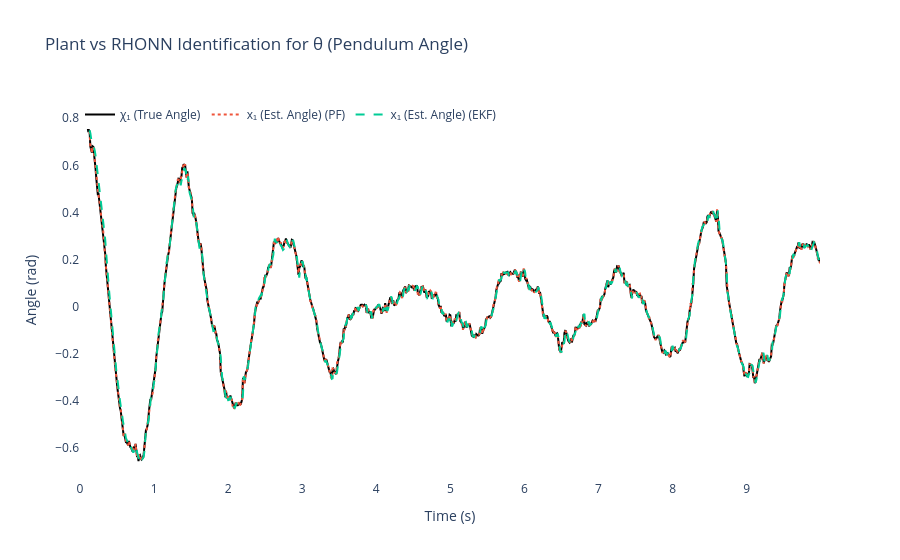
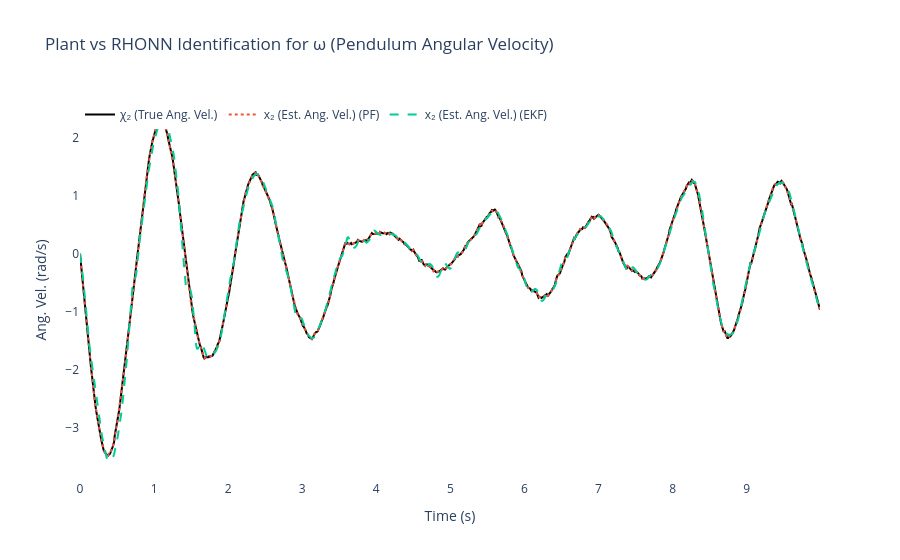
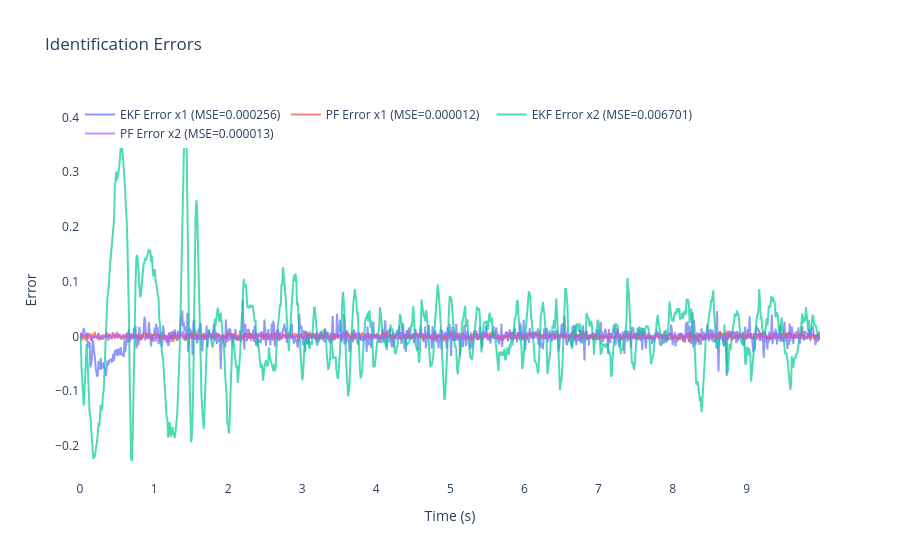

Notebook cell for these charts, in order:
### Code cell
# ============================================================
    # 6) Results & plots
# ============================================================
mse_x1_ekf = np.mean((x_true[:, 0] - x_hat_ekf[:, 0])**2)
mse_x2_ekf = np.mean((x_true[:, 1] - x_hat_ekf[:, 1])**2)
mse_x1_pf = np.mean((x_true[:, 0] - x_hat_pf[:, 0])**2)
mse_x2_pf = np.mean((x_true[:, 1] - x_hat_pf[:, 1])**2)

print(f"\nFinal EKF-RHONN Weights (Neuron 1 for x1): {ekf_trainer.weights[0]}")
print(f"Final EKF-RHONN Weights (Neuron 2 for x2): {ekf_trainer.weights[1]}")
print(f"Final PF-RHONN Weight Estimates (Neuron 1 for x1): {pf_trainer.get_estimate()[0]}")
print(f"Final PF-RHONN Weight Estimates (Neuron 2 for x2): {pf_trainer.get_estimate()[1]}")

print("\n--- Performance Comparison (MSE) ---")
print(f"EKF MSE x1 (Angle):     {mse_x1_ekf:.6f}")
print(f"EKF MSE x2 (Ang. Vel.): {mse_x2_ekf:.6f}")
print(f"PF  MSE x1 (Angle):     {mse_x1_pf:.6f}")
print(f"PF  MSE x2 (Ang. Vel.): {mse_x2_pf:.6f}")

states_info = [
    {'idx': 0, 'var': 'θ', 'desc': 'Pendulum Angle', 'y_label': 'Angle (rad)',
    'chi': 'χ₁ (True Angle)', 'x': 'x₁ (Est. Angle)'},
    {'idx': 1, 'var': 'ω', 'desc': 'Pendulum Angular Velocity', 'y_label': 'Ang. Vel. (rad/s)',
    'chi': 'χ₂ (True Ang. Vel.)', 'x': 'x₂ (Est. Ang. Vel.)'}
]

for state_info in states_info:
    i = state_info['idx']
    trace_plant = go.Scatter(x=t_history, y=x_true[:, i], mode='lines',
                            name=state_info['chi'], line=dict(color='black', width=2))
    trace_pf = go.Scatter(x=t_history, y=x_hat_pf[:, i], mode='lines',
                        name=f"{state_info['x']} (PF)", line=dict(dash='dot'))
    trace_ekf = go.Scatter(x=t_history, y=x_hat_ekf[:, i], mode='lines',
                        name=f"{state_info['x']} (EKF)", line=dict(dash='dash'))

    fig = go.Figure([trace_plant, trace_pf, trace_ekf])
    fig.update_layout(
        title=f'Plant vs RHONN Identification for {state_info["var"]} ({state_info["desc"]})',
        xaxis_title='Time (s)',
        yaxis_title=state_info['y_label'],
        legend=dict(x=0, y=1, orientation='h'),
        font=dict(size=12),
        plot_bgcolor='white',
        paper_bgcolor='white'
    )
    fig.show()

# Errors
error_x1_ekf = x_true[:, 0] - x_hat_ekf[:, 0]
error_x2_ekf = x_true[:, 1] - x_hat_ekf[:, 1]
error_x1_pf = x_true[:, 0] - x_hat_pf[:, 0]
error_x2_pf = x_true[:, 1] - x_hat_pf[:, 1]

fig2 = go.Figure()
fig2.add_trace(go.Scatter(x=t_history, y=error_x1_ekf, mode='lines',
                        name=f'EKF Error x1 (MSE={mse_x1_ekf:.6f})', opacity=0.7))
fig2.add_trace(go.Scatter(x=t_history, y=error_x1_pf, mode='lines',
                        name=f'PF Error x1 (MSE={mse_x1_pf:.6f})', opacity=0.7))
fig2.add_trace(go.Scatter(x=t_history, y=error_x2_ekf, mode='lines',
                        name=f'EKF Error x2 (MSE={mse_x2_ekf:.6f})', opacity=0.7))
fig2.add_trace(go.Scatter(x=t_history, y=error_x2_pf, mode='lines',
                        name=f'PF Error x2 (MSE={mse_x2_pf:.6f})', opacity=0.7))
fig2.update_layout(
    title='Identification Errors',
    xaxis_title='Time (s)',
    yaxis_title='Error',
    legend=dict(x=0, y=1, orientation='h'),
    font=dict(size=12),
    plot_bgcolor='white',
    paper_bgcolor='white'
)
fig2.show()

### Figure 1 — Plotly figure (JSON) as saved in the notebook; plotly's stock layout.template omitted (floating-point values rounded to 4 significant figures; data arrays with more than 128 entries replaced by an {"elided": "..."} marker saying what was removed)
{"data": [{"line": {"color": "black", "width": 2}, "mode": "lines", "name": "χ₁ (True Angle)", "type": "scatter", "x": {"elided": "1000 float values"}, "y": {"elided": "1000 float values"}}, {"line": {"dash": "dot"}, "mode": "lines", "name": "x₁ (Est. Angle) (PF)", "type": "scatter", "x": {"elided": "1000 float values"}, "y": {"elided": "1000 float values"}}, {"line": {"dash": "dash"}, "mode": "lines", "name": "x₁ (Est. Angle) (EKF)", "type": "scatter", "x": {"elided": "1000 float values"}, "y": {"elided": "1000 float values"}}], "layout": {"font": {"size": 12}, "legend": {"orientation": "h", "x": 0, "y": 1}, "paper_bgcolor": "white", "plot_bgcolor": "white", "title": {"text": "Plant vs RHONN Identification for θ (Pendulum Angle)"}, "xaxis": {"title": {"text": "Time (s)"}}, "yaxis": {"title": {"text": "Angle (rad)"}}}}

### Figure 2 — Plotly figure (JSON) as saved in the notebook; plotly's stock layout.template omitted (floating-point values rounded to 4 significant figures; data arrays with more than 128 entries replaced by an {"elided": "..."} marker saying what was removed)
{"data": [{"line": {"color": "black", "width": 2}, "mode": "lines", "name": "χ₂ (True Ang. Vel.)", "type": "scatter", "x": {"elided": "1000 float values"}, "y": {"elided": "1000 float values"}}, {"line": {"dash": "dot"}, "mode": "lines", "name": "x₂ (Est. Ang. Vel.) (PF)", "type": "scatter", "x": {"elided": "1000 float values"}, "y": {"elided": "1000 float values"}}, {"line": {"dash": "dash"}, "mode": "lines", "name": "x₂ (Est. Ang. Vel.) (EKF)", "type": "scatter", "x": {"elided": "1000 float values"}, "y": {"elided": "1000 float values"}}], "layout": {"font": {"size": 12}, "legend": {"orientation": "h", "x": 0, "y": 1}, "paper_bgcolor": "white", "plot_bgcolor": "white", "title": {"text": "Plant vs RHONN Identification for ω (Pendulum Angular Velocity)"}, "xaxis": {"title": {"text": "Time (s)"}}, "yaxis": {"title": {"text": "Ang. Vel. (rad/s)"}}}}

### Figure 3 — Plotly figure (JSON) as saved in the notebook; plotly's stock layout.template omitted (floating-point values rounded to 4 significant figures; data arrays with more than 128 entries replaced by an {"elided": "..."} marker saying what was removed)
{"data": [{"mode": "lines", "name": "EKF Error x1 (MSE=0.000256)", "opacity": 0.7, "type": "scatter", "x": {"elided": "1000 float values"}, "y": {"elided": "1000 float values"}}, {"mode": "lines", "name": "PF Error x1 (MSE=0.000012)", "opacity": 0.7, "type": "scatter", "x": {"elided": "1000 float values"}, "y": {"elided": "1000 float values"}}, {"mode": "lines", "name": "EKF Error x2 (MSE=0.006701)", "opacity": 0.7, "type": "scatter", "x": {"elided": "1000 float values"}, "y": {"elided": "1000 float values"}}, {"mode": "lines", "name": "PF Error x2 (MSE=0.000013)", "opacity": 0.7, "type": "scatter", "x": {"elided": "1000 float values"}, "y": {"elided": "1000 float values"}}], "layout": {"font": {"size": 12}, "legend": {"orientation": "h", "x": 0, "y": 1}, "paper_bgcolor": "white", "plot_bgcolor": "white", "title": {"text": "Identification Errors"}, "xaxis": {"title": {"text": "Time (s)"}}, "yaxis": {"title": {"text": "Error"}}}}
